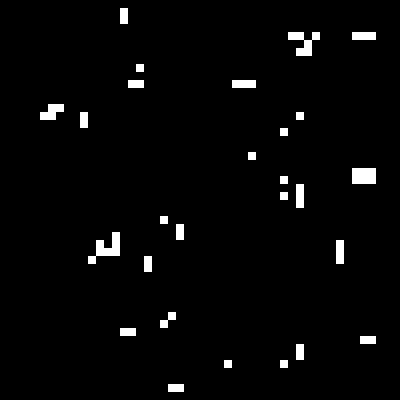
Frame 1 (no input)
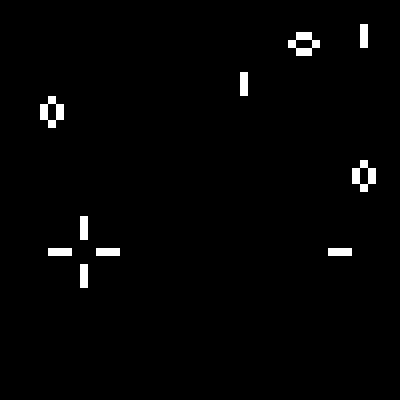
Frame 60 (the mouse pressed at the canvas centre just before this capture)
Frame 120 (the mouse held since frame 60 and released just before this capture): identical to frame 60, image omitted

The Processing sketch that drew these frames (run headless with seeded random() and noise(); from frame 60 on, the mouse is pressed at the canvas centre):

// Processing sketch: M_conway
// ── M_conway.pde
// CONWAY'S GAME OF LIFE
// http://en.wikipedia.org/wiki/Conway's_Game_of_Life

PImage c[] = new PImage[2]; // input image

int w, h; // width and height

int i, j; // counter variables

int center; // is the pixel alive or dead?
int sum; // how many neighbors are alive?

int which = 0; // which image are we working on

// 9 pixels for the neighborhood (p4 is center):
//  p0  p1  p2
//  p3 *p4* p5
//  p6  p7  p8
color p0, p1, p2, p3, p4, p5, p6, p7, p8; 

void setup()
{
  size(400, 400); // make the screen square
  noSmooth(); // turn off image and shape interpolation

  // create two blank images to work with for the game
  c[0] = createImage(50, 50, RGB);
  c[1] = createImage(50, 50, RGB);
  w = c[0].width; // width
  h = c[0].height; // height

    // fill our first image with random stuff:
  fillRandom();
}

void draw()
{

  c[which].loadPixels(); // load up the pixels array for input

  // step 1 - add pixels where mouse is
  if (mousePressed)
  {
    int mx = constrain(int(mouseX/8.0), 0, width-1);
    int my = constrain(int(mouseY/8.0), 0, height-1);
    c[which].pixels[my*w + mx] = color(255, 255, 255);
  }

  // step 2 - get the values for the "neighborhood" around each pixel
  for (i=0; i<h; i++) // these pixels are the rows
  {
    for (j=0; j<w; j++) // thise pixels are the columns
    {

      // top row
      p0 = c[which].pixels[((i-1+h)%h)*w + (j-1+w)%w]; // left pixel
      p1 = c[which].pixels[((i-1+h)%h)*w + j]; // center pixel
      p2 = c[which].pixels[((i-1+h)%h)*w + (j+1+w)%w]; // right pixel

      // center row
      p3 = c[which].pixels[i*w + (j-1+w)%w]; // left pixel
      p4 = c[which].pixels[i*w + j]; // center pixel
      p5 = c[which].pixels[i*w + (j+1+w)%w]; // right pixel

      // bottom row
      p6 = c[which].pixels[((i+1+h)%h)*w + (j-1+w)%w]; // left pixel
      p7 = c[which].pixels[((i+1+h)%h)*w + j]; // center pixel
      p8 = c[which].pixels[((i+1+h)%h)*w + (j+1+w)%w]; // right pixel

      // compute the sum: use the green channel for simplicity
      sum = 0; // start blank
      sum+= int(green(p0)>128.) + int(green(p1)>128.) + int(green(p2)>128.); // top neighbors
      sum+= int(green(p3)>128.) + int(green(p5)>128.); // left and right neighbors
      sum+= int(green(p6)>128.) + int(green(p7)>128.) + int(green(p8)>128.); // bottom neighbors

      center = int(green(p4)>128.); // is the center pixel alive?

      //
      // RULES: PLAY WITH THESE
      //
      if (center==1 && (sum==2 || sum==3)) // alive... stay alive
      {
        c[1-which].pixels[i*w + j] = color(255, 255, 255);
      } else if (center==0 && sum==3) // dead... become alive
      {
        c[1-which].pixels[i*w + j] = color(255, 255, 255);
      } else // die (or stay dead)
      {   
        c[1-which].pixels[i*w + j] = color(0, 0, 0);
      }
    }
  }

  c[1-which].updatePixels(); // restore the pixels array

  image(c[1-which], 0, 0, width, height); // draw to screen

  which = 1-which; // swap image buffer
}

void keyPressed()
{
  fillRandom(); // add random noise to image when you press any key
}

void fillRandom()
{
  // fill our current image with random stuff
  c[which].loadPixels();
  for (i=0; i<c[which].pixels.length; i++)
  {
    float rand = random(1000);
    if (rand>900) // 10% alive
    {
      c[which].pixels[i] = color(255, 255, 255);
    }
  }
  c[which].updatePixels();
}
